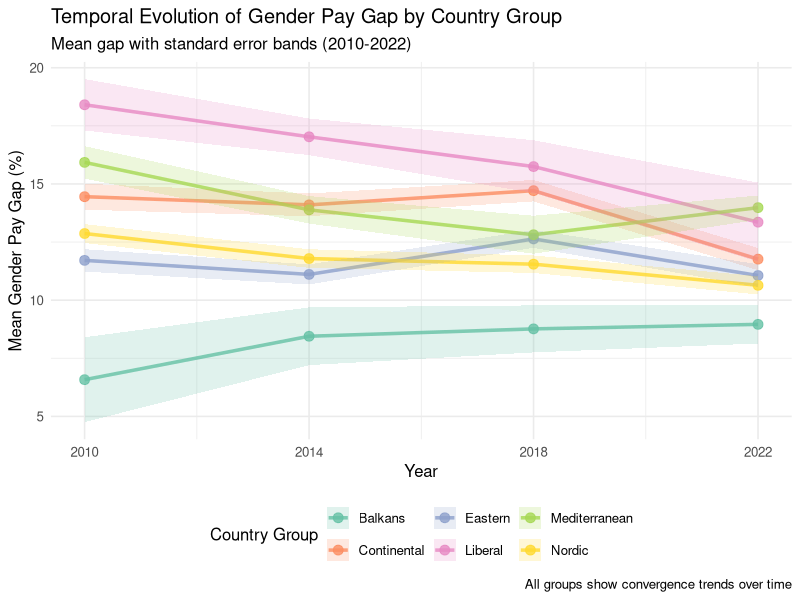

Here is the R script that generated this plot:
library(tidyverse)
library(ggplot2)

gap_panel2 <- read.csv("output/data/panel2_sector_occupation_4years.csv")

country_groups <- list(
  Nordic = c("DK", "FI", "IS", "NO", "SE"),
  Continental = c("AT", "BE", "DE", "FR", "LU", "NL", "CH", "LI"),
  Mediterranean = c("CY", "EL", "ES", "IT", "MT", "PT"),
  Eastern = c("BG", "CZ", "EE", "HR", "HU", "LT", "LV", "PL", "RO", "SI", "SK"),
  Liberal = c("IE", "UK"),
  Balkans = c("AL", "BA", "ME", "MK", "RS", "XK")
)

country_group_map <- data.frame(
  country = unlist(country_groups),
  country_group = rep(names(country_groups), sapply(country_groups, length)),
  stringsAsFactors = FALSE
)

temporal_trends <- gap_panel2 %>%
  left_join(country_group_map, by = "country") %>%
  filter(!is.na(country_group)) %>%
  group_by(year, country_group) %>%
  summarise(
    mean_gap = mean(gender_pay_gap, na.rm = TRUE),
    se_gap = sd(gender_pay_gap, na.rm = TRUE) / sqrt(n()),
    .groups = "drop"
  )

theme_set(theme_minimal(base_size = 12))

p5 <- ggplot(temporal_trends, aes(x = year, y = mean_gap, color = country_group, group = country_group)) +
  geom_line(linewidth = 1.2, alpha = 0.8) +
  geom_point(size = 3, alpha = 0.8) +
  geom_ribbon(aes(ymin = mean_gap - se_gap, ymax = mean_gap + se_gap, fill = country_group),
              alpha = 0.2, color = NA) +
  scale_color_brewer(palette = "Set2", name = "Country Group") +
  scale_fill_brewer(palette = "Set2", name = "Country Group") +
  scale_x_continuous(breaks = c(2010, 2014, 2018, 2022)) +
  labs(
    title = "Temporal Evolution of Gender Pay Gap by Country Group",
    subtitle = "Mean gap with standard error bands (2010-2022)",
    x = "Year",
    y = "Mean Gender Pay Gap (%)",
    caption = "All groups show convergence trends over time"
  ) +
  theme(legend.position = "bottom")

ggsave("output/figures/temporal_trends_country_groups.png", p5, width = 10, height = 6, dpi = 300)
cat("✅ Saved: output/figures/temporal_trends_country_groups.png\n")
